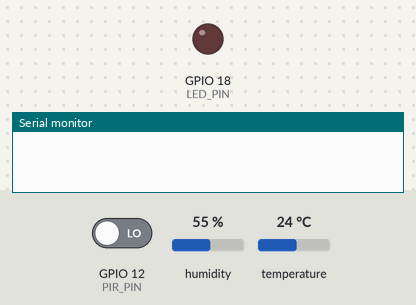
A program run on a simulated ESP32. Shown: output pins drawn as LEDs (lit = HIGH), the last lines printed to the serial monitor. Dashed ring = blinking. Inputs (shaded band) come from the test bench; at power-on: GPIO 12 (PIR_PIN) LOW, humidity 55 %, temperature 24 °C. WiFi joins after 1.5 s; servers stay silent unless stated; uploads are accepted with an empty reply.

Above: at 0.0 s.
At 2.8 s:
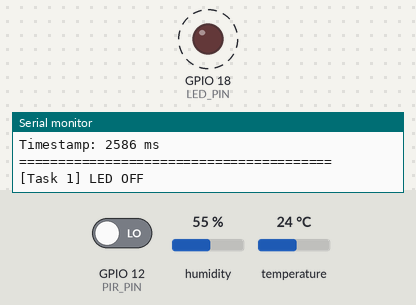
3.8 s: GPIO 12 (PIR_PIN) driven HIGH
8.1 s: GPIO 12 (PIR_PIN) driven LOW
Timing chart, 0 to 20.0 s (numbered marks = the images above; inputs shaded):
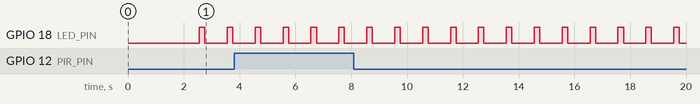

Measured:
- by itself, GPIO 18 (LED_PIN): alternates HIGH for 0.20 s and LOW for 0.80 s

The program:

main.cpp
```cpp
/*
 * BÀI 7: ESP32 MULTI-TASKS WITH FREERTOS
 * Sinh viên: Đặng Tiến Cường - 20220020
 *
 * Mô tả: Chương trình ESP32 sử dụng FreeRTOS với 3 task song song:
 * - Task 1: Nhấp nháy LED
 * - Task 2: Đọc dữ liệu từ cảm biến DHT22 và PIR
 * - Task 3: Gửi dữ liệu cảm biến lên server
 */

#include <Arduino.h>
#include <WiFi.h>
#include <HTTPClient.h>
#include <DHT.h>
#include <ArduinoJson.h>

// ==================== CẤU HÌNH PHẦN CỨNG ====================
#define DHT_PIN 15        // Chân kết nối DHT22
#define DHT_TYPE DHT22    // Loại cảm biến DHT
#define LED_PIN 18        // LED external (theo diagram.json)
#define PIR_PIN 12        // Chân kết nối PIR Motion Sensor (theo diagram.json)

// ==================== CẤU HÌNH WIFI ====================
const char* ssid = "Wokwi-GUEST";      // Tên WiFi
const char* password = "";              // Mật khẩu WiFi (để trống cho Wokwi)

// ==================== CẤU HÌNH SERVER ====================
const char* serverURL = "https://postman-echo.com/post";

// ==================== KHỞI TẠO ĐỐI TƯỢNG ====================
DHT dht(DHT_PIN, DHT_TYPE);

// ==================== BIẾN CHIA SẺ GIỮA CÁC TASK ====================
// Sử dụng SemaphoreHandle_t để bảo vệ dữ liệu chia sẻ
SemaphoreHandle_t xSensorDataMutex;

// Cấu trúc dữ liệu cảm biến
struct SensorData {
  float temperature;
  float humidity;
  bool motionDetected;
  unsigned long timestamp;
  bool dataReady;
};

SensorData sensorData = {0, 0, false, 0, false};

// ==================== TASK 1: NHẤP NHÁY LED ====================
/*
 * Chức năng: Nhấp nháy LED onboard để báo hiệu hệ thống hoạt động
 * Chu kỳ: Bật 200ms, Tắt 800ms (nhấp nháy mỗi 1 giây)
 * Priority: 1 (Thấp nhất - không quan trọng)
 */
void TaskBlink(void *pvParameters) {
  (void) pvParameters;

  // Cấu hình LED_PIN là OUTPUT
  pinMode(LED_PIN, OUTPUT);

  Serial.println("[Task 1] LED Blink Task Started");

  for(;;) { // Vòng lặp vô hạn của FreeRTOS task
    digitalWrite(LED_PIN, HIGH);  // Bật LED
    Serial.println("[Task 1] LED ON");
    vTaskDelay(200 / portTICK_PERIOD_MS);  // Delay 200ms

    digitalWrite(LED_PIN, LOW);   // Tắt LED
    Serial.println("[Task 1] LED OFF");
    vTaskDelay(800 / portTICK_PERIOD_MS);  // Delay 800ms
  }
}

// ==================== TASK 2: ĐỌC DỮ LIỆU CẢM BIẾN ====================
/*
 * Chức năng: Đọc dữ liệu từ DHT22 (nhiệt độ, độ ẩm) và PIR (chuyển động)
 * Chu kỳ: Đọc mỗi 2 giây
 * Priority: 2 (Trung bình - quan trọng)
 */
void TaskSensorRead(void *pvParameters) {
  (void) pvParameters;

  // Cấu hình PIR_PIN là INPUT
  pinMode(PIR_PIN, INPUT);

  Serial.println("[Task 2] Sensor Read Task Started");

  for(;;) {
    // Đọc dữ liệu từ DHT22
    float temp = dht.readTemperature();
    float humid = dht.readHumidity();

    // Đọc trạng thái PIR (HIGH = có chuyển động)
    bool motion = digitalRead(PIR_PIN);

    // Kiểm tra lỗi đọc DHT22
    if (isnan(temp) || isnan(humid)) {
      Serial.println("[Task 2] ERROR: Failed to read from DHT sensor!");
      vTaskDelay(2000 / portTICK_PERIOD_MS);
      continue; // Bỏ qua vòng lặp này
    }

    // Lưu dữ liệu vào biến chia sẻ với bảo vệ Mutex
    if (xSemaphoreTake(xSensorDataMutex, portMAX_DELAY) == pdTRUE) {
      sensorData.temperature = temp;
      sensorData.humidity = humid;
      sensorData.motionDetected = motion;
      sensorData.timestamp = millis();
      sensorData.dataReady = true;

      xSemaphoreGive(xSensorDataMutex); // Giải phóng Mutex
    }

    // In thông tin ra Serial Monitor
    Serial.println("\n========================================");
    Serial.println("[Task 2] SENSOR DATA UPDATED");
    Serial.println("========================================");
    Serial.printf("Temperature: %.2f °C\n", temp);
    Serial.printf("Humidity: %.2f %%\n", humid);
    Serial.printf("Motion Detected: %s\n", motion ? "YES" : "NO");
    Serial.printf("Timestamp: %lu ms\n", millis());
    Serial.println("========================================\n");

    // Delay 2 giây trước khi đọc lại
    vTaskDelay(2000 / portTICK_PERIOD_MS);
  }
}

// ==================== TASK 3: GỬI DỮ LIỆU LÊN SERVER ====================
/*
 * Chức năng: Gửi dữ liệu cảm biến lên server qua HTTP POST (JSON)
 * Chu kỳ: Gửi mỗi 10 giây (nếu có dữ liệu mới)
 * Priority: 3 (Cao nhất - quan trọng nhất)
 */
void TaskSendingData(void *pvParameters) {
  (void) pvParameters;

  Serial.println("[Task 3] Data Sending Task Started");

  // Đợi WiFi kết nối xong
  while (WiFi.status() != WL_CONNECTED) {
    Serial.println("[Task 3] Waiting for WiFi connection...");
    vTaskDelay(1000 / portTICK_PERIOD_MS);
  }

  Serial.println("[Task 3] WiFi Connected! Ready to send data.");

  for(;;) {
    // Kiểm tra kết nối WiFi
    if (WiFi.status() != WL_CONNECTED) {
      Serial.println("[Task 3] ERROR: WiFi Disconnected!");
      vTaskDelay(5000 / portTICK_PERIOD_MS);
      continue;
    }

    // Lấy dữ liệu từ biến chia sẻ với bảo vệ Mutex
    SensorData localData;
    bool hasData = false;

    if (xSemaphoreTake(xSensorDataMutex, portMAX_DELAY) == pdTRUE) {
      if (sensorData.dataReady) {
        localData = sensorData;
        sensorData.dataReady = false; // Đánh dấu đã lấy
        hasData = true;
      }
      xSemaphoreGive(xSensorDataMutex);
    }

    // Nếu không có dữ liệu mới, chờ và thử lại
    if (!hasData) {
      Serial.println("[Task 3] No new data to send. Waiting...");
      vTaskDelay(10000 / portTICK_PERIOD_MS);
      continue;
    }

    // ===== TẠO JSON PAYLOAD =====
    DynamicJsonDocument doc(512);
    doc["temperature"] = localData.temperature;
    doc["humidity"] = localData.humidity;
    doc["motion"] = localData.motionDetected;
    doc["device"] = "ESP32";
    doc["sensor_temp_humid"] = "DHT22";
    doc["sensor_motion"] = "PIR_HC-SR501";
    doc["location"] = "Hanoi, Vietnam";
    doc["timestamp"] = localData.timestamp;

    String jsonPayload;
    serializeJson(doc, jsonPayload);

    // ===== GỬI HTTP POST REQUEST =====
    HTTPClient http;
    http.begin(serverURL);
    http.addHeader("Content-Type", "application/json");

    Serial.println("\n========================================");
    Serial.println("[Task 3] SENDING DATA TO SERVER");
    Serial.println("========================================");
    Serial.printf("URL: %s\n", serverURL);
    Serial.println("JSON Payload:");
    serializeJsonPretty(doc, Serial);
    Serial.println("\n========================================");

    int httpResponseCode = http.POST(jsonPayload);

    if (httpResponseCode > 0) {
      Serial.printf("\n[Task 3] ✓ REQUEST SUCCESSFUL! Response Code: %d\n", httpResponseCode);

      String response = http.getString();
      Serial.println("\n--- SERVER RESPONSE ---");
      Serial.println(response);
      Serial.println("--- END RESPONSE ---\n");

      // Parse response để verify
      DynamicJsonDocument responseDoc(1024);
      DeserializationError error = deserializeJson(responseDoc, response);

      if (!error) {
        Serial.println("[Task 3] ✓ Server echoed back our data:");
        Serial.printf("  - Temperature: %.2f °C\n",
                     responseDoc["data"]["temperature"].as<float>());
        Serial.printf("  - Humidity: %.2f %%\n",
                     responseDoc["data"]["humidity"].as<float>());
        Serial.printf("  - Motion: %s\n",
                     responseDoc["data"]["motion"].as<bool>() ? "YES" : "NO");
      }
    } else {
      Serial.printf("\n[Task 3] ✗ REQUEST FAILED! Error Code: %d\n", httpResponseCode);
      Serial.printf("Error: %s\n", http.errorToString(httpResponseCode).c_str());
    }

    http.end();
    Serial.println("========================================\n");

    // Delay 10 giây trước khi gửi lần tiếp theo
    vTaskDelay(10000 / portTICK_PERIOD_MS);
  }
}

// ==================== SETUP ====================
void setup() {
  // Khởi động Serial Monitor
  Serial.begin(115200);
  delay(1000);

  Serial.println("\n\n");
  Serial.println("========================================");
  Serial.println("  ESP32 FREERTOS MULTI-TASK SYSTEM");
  Serial.println("  Bài 7 - IoT Application");
  Serial.println("  Sinh viên: Đặng Tiến Cường - 20220020");
  Serial.println("========================================\n");

  // Khởi động cảm biến DHT
  dht.begin();
  Serial.println("[Setup] DHT22 Sensor initialized");

  // Kết nối WiFi
  Serial.print("[Setup] Connecting to WiFi");
  WiFi.begin(ssid, password, 6);

  int attempts = 0;
  while (WiFi.status() != WL_CONNECTED && attempts < 20) {
    delay(500);
    Serial.print(".");
    attempts++;
  }

  if (WiFi.status() == WL_CONNECTED) {
    Serial.println("\n[Setup] ✓ WiFi Connected!");
    Serial.print("[Setup] IP Address: ");
    Serial.println(WiFi.localIP());
  } else {
    Serial.println("\n[Setup] ✗ WiFi Connection Failed!");
    Serial.println("[Setup] System will continue without WiFi...");
  }

  // Tạo Mutex để bảo vệ dữ liệu chia sẻ
  xSensorDataMutex = xSemaphoreCreateMutex();
  if (xSensorDataMutex == NULL) {
    Serial.println("[Setup] ERROR: Failed to create Mutex!");
    while(1) { delay(1000); } // Dừng hệ thống
  }
  Serial.println("[Setup] ✓ Mutex created successfully");

  Serial.println("\n[Setup] Creating FreeRTOS Tasks...\n");

  // ===== TẠO TASK 1: BLINK LED =====
  xTaskCreate(
    TaskBlink,          // Hàm task
    "Task_Blink",       // Tên task (để debug)
    2048,               // Stack size (bytes)
    NULL,               // Tham số truyền vào task
    1,                  // Priority (1 = thấp)
    NULL                // Task handle (không cần)
  );
  Serial.println("[Setup] ✓ Task 1 (LED Blink) created - Priority: 1");

  // ===== TẠO TASK 2: ĐỌC CẢM BIẾN =====
  xTaskCreate(
    TaskSensorRead,
    "Task_SensorRead",
    4096,               // Stack lớn hơn vì xử lý nhiều
    NULL,
    2,                  // Priority: 2 (trung bình)
    NULL
  );
  Serial.println("[Setup] ✓ Task 2 (Sensor Read) created - Priority: 2");

  // ===== TẠO TASK 3: GỬI DỮ LIỆU =====
  xTaskCreate(
    TaskSendingData,
    "Task_SendData",
    8192,               // Stack lớn nhất vì dùng HTTP + JSON
    NULL,
    3,                  // Priority: 3 (cao nhất)
    NULL
  );
  Serial.println("[Setup] ✓ Task 3 (Send Data) created - Priority: 3");

  Serial.println("\n========================================");
  Serial.println("  ALL TASKS CREATED SUCCESSFULLY!");
  Serial.println("  System is now running...");
  Serial.println("========================================\n");
}

// ==================== LOOP ====================
void loop() {
  // Loop() để trống vì FreeRTOS scheduler sẽ quản lý các task
  // Có thể thêm code khác ở đây nếu cần (ví dụ: debug info)

  // In thông tin trạng thái mỗi 30 giây
  static unsigned long lastReport = 0;
  if (millis() - lastReport > 30000) {
    lastReport = millis();
    Serial.println("\n[Loop] System Status Report:");
    Serial.printf("  - Uptime: %lu seconds\n", millis() / 1000);
    Serial.printf("  - Free Heap: %u bytes\n", ESP.getFreeHeap());
    Serial.printf("  - WiFi Status: %s\n",
                 WiFi.status() == WL_CONNECTED ? "Connected" : "Disconnected");
    Serial.println();
  }

  vTaskDelay(1000 / portTICK_PERIOD_MS); // Delay 1 giây
}
```
